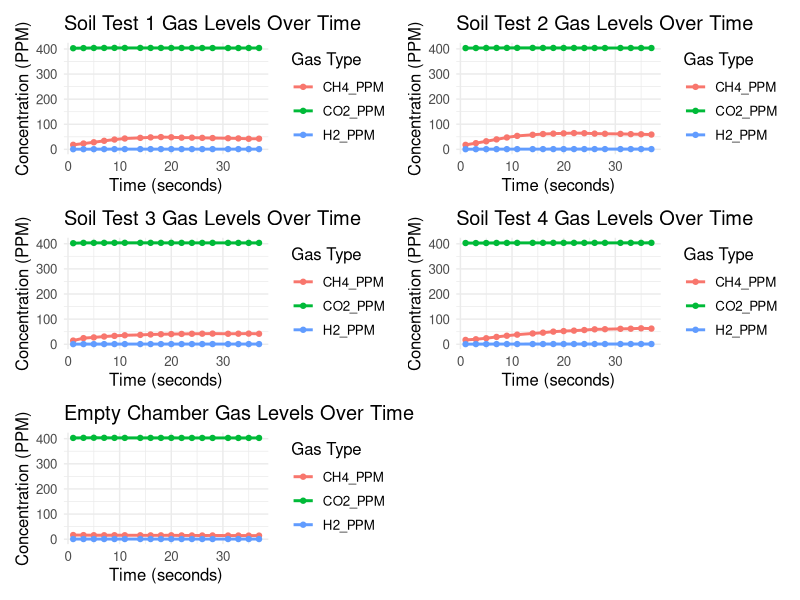

Write the R code that produced this figure.
# Load necessary libraries
library(ggplot2)
library(tidyr)
library(patchwork)

# Read the empty chamber data set
empty_chamber <- read.csv("noSoilGasSample1.csv")

# Read the individual soil test data (assuming you have them in separate CSV files)
soil_test1 <- read.csv("soilGasSample1.csv")
soil_test2 <- read.csv("soilGasSample2.csv")
soil_test3 <- read.csv("soilGasSample3.csv")
soil_test4 <- read.csv("soilGasSample4.csv")

plot_gas_line <- function(data, title) {
  # Convert data to long format for ggplot
  data_long <- pivot_longer(data, 
                            cols = c(CO2_PPM, CH4_PPM, H2_PPM), 
                            names_to = "Gas", 
                            values_to = "PPM")
  
  # Create the plot
  ggplot(data_long, aes(x = Seconds, y = PPM, color = Gas)) +
    geom_line(linewidth = 1) +  # Line thickness
    geom_point() +         # Add points
    labs(title = title,
         x = "Time (seconds)",
         y = "Concentration (PPM)",
         color = "Gas Type") +
    theme_minimal() +      # Minimal theme
    theme(text = element_text(size = 12)) # Increase font size
}

plot_empty_chamber <- plot_gas_line(empty_chamber, "Empty Chamber Gas Levels Over Time")

plot_soil_test1 <- plot_gas_line(soil_test1, "Soil Test 1 Gas Levels Over Time")
plot_soil_test2 <- plot_gas_line(soil_test2, "Soil Test 2 Gas Levels Over Time")
plot_soil_test3 <- plot_gas_line(soil_test3, "Soil Test 3 Gas Levels Over Time")
plot_soil_test4 <- plot_gas_line(soil_test4, "Soil Test 4 Gas Levels Over Time")

final_plot <- (plot_soil_test1 + plot_soil_test2 +
  plot_soil_test3 + plot_soil_test4 + plot_layout(ncol = 2)) + plot_empty_chamber +
  plot_layout(ncol = 2)

# Print the final combined plot
print(final_plot)
